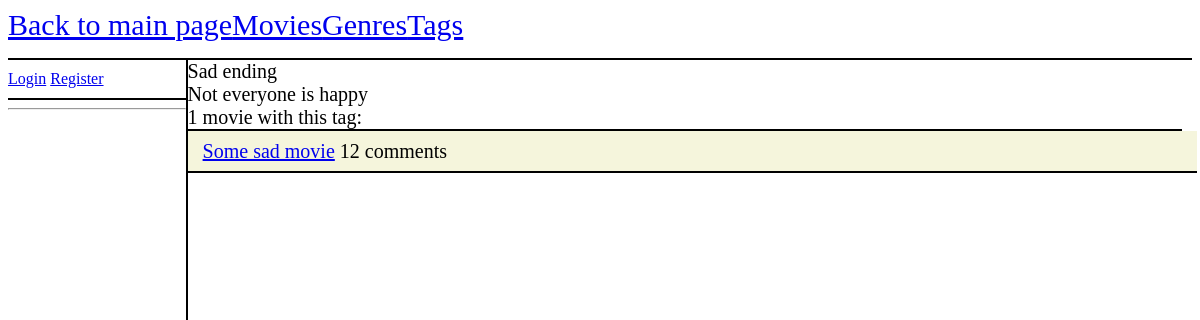
The app's page /movies/tag/2/ with its own data.
### movies/models.py (models this page shows, shortened)
class Tag(models.Model):
    name = models.CharField(max_length=100)
    description = models.TextField(max_length=500)

class Movie(models.Model):
    name = models.CharField(max_length=100)
    description = models.TextField(max_length=500)
    created_at = models.DateTimeField(auto_now_add=True)
    updated_at = models.DateTimeField(auto_now=True)
    created_by = models.ForeignKey(User, on_delete=models.SET_NULL, null=True, related_name='movies_created')
    updated_by = models.ForeignKey(User, on_delete=models.SET_NULL, null=True, related_name='movies_updated')
    public = models.BooleanField(default=False)
    genres = models.ManyToManyField(Genre)
    tags = models.ManyToManyField(Tag)
    image = models.ImageField(default='default-movie.png', upload_to='movie_pics')
    def __str__(self):
        return self.name

### movies/views.py (the view)
# urls.py: path("tag/<int:tag_id>/", views.tag_detail, name="tag_detail"),
def tag_detail(request, tag_id):
    context = {}
    tag = get_object_or_404(Tag, pk=tag_id)
    if request.user.is_staff:
        movies = tag.movie_set.all()
    else:
        movies = tag.movie_set.filter(public = True)
    comment_count = []
    for movie in movies:
        comments = movie.comment_set.all().count()
        comment_count.append(comments)
    context["tag"] = tag
    context["movies"] = movies
    context["comment_count"] = comment_count
    return render(request, "movies/tag_detail.html", context)

### movies/templatetags/movies_extras.py (called while the page is built)
@register.filter(name='zip')
def zip_lists(a, b):
    return zip(a, b)

### movies/templates/movies/tag_detail.html (shortened to what this page needs)
{% extends 'movies/template.html' %}
{% load movies_extras %}
{% block left_panel %}
    <hr/>
{% endblock left_panel %}
{% block content %}
    <div class = "right-panel">
        <div class = "tag-info">
            {{ tag.name }}<br/>
            {{ tag.description }}<br/>
            {{ movies.count }} {% if movies.count == 1 %} movie {% else %} movies {% endif %} with this tag:<br/>
        </div>
        {% for movie, count in movies|zip:comment_count %}
            <div class = "movie">
                <a href="{% url 'movie_detail' movie.id %}">{{ movie }}</a> &nbsp{{count}} {% if count == 1 %} comment {% else %} comments {% endif %}
            </div>
        {% endfor %}
    </div>
{% endblock content %}

### movies/static/styles/main.css (style rules this page uses)
body { background-color: white; }
.right-panel { float:left; width: 84%; height:90%; font-size: 20px; }
.movie, .genre, .tag, .comment { font-size: 20px; min-height:40px; width:100%; border-bottom: 2px solid black; display: flex; align-items: center; padding-left: 15px; }
.movie:nth-child(2n), .genre:nth-child(2n), .tag:nth-child(2n), .comment:nth-child(2n) { background-color: #F5F5DC; }
.movie-info, .genre-info, .tag-info { border-bottom: 2px solid black; }

### records on screen
Tag: name "Sad ending", description "Not everyone is happy"
Movie: name "Some sad movie", count "12"

### other values on screen
{{ movies.count }} "1"
